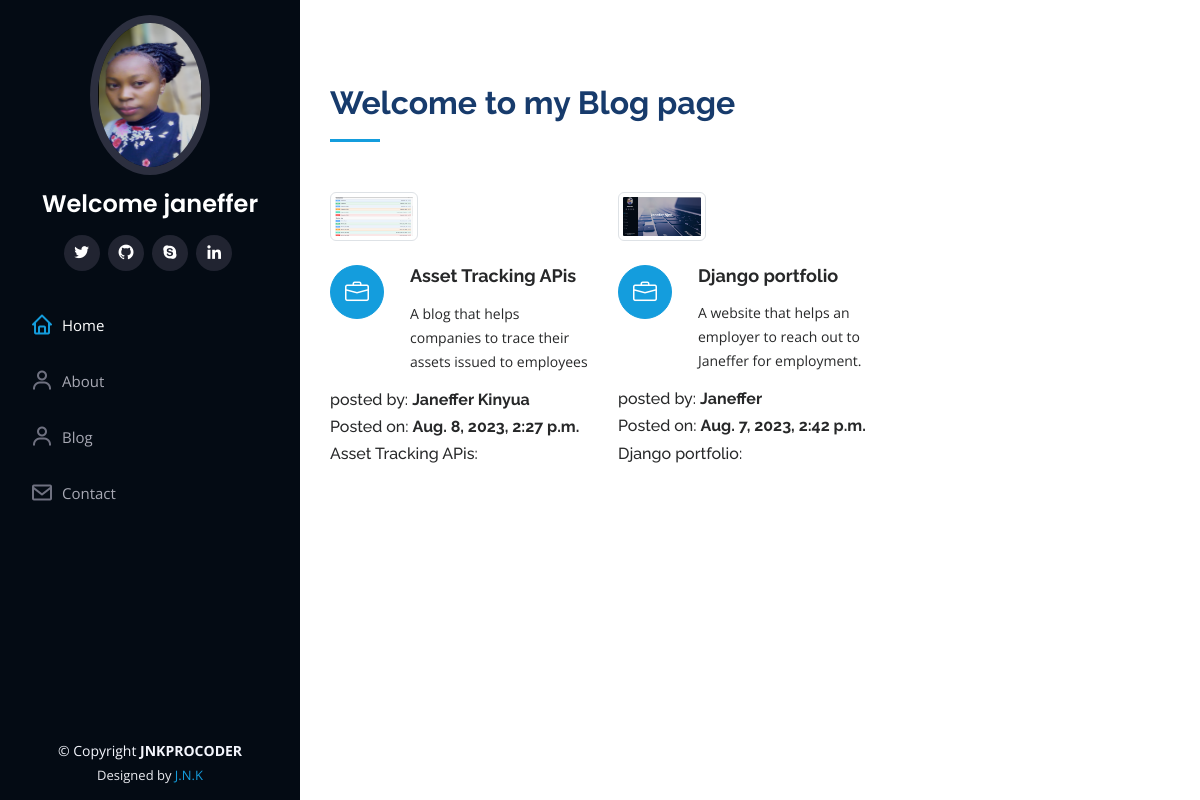
Screenshot of /blog/ (signed in) with the database file from the repository.
### portfolio/models.py (models this page shows, shortened)
class Blogs(models.Model):
   title=models.CharField(max_length=80)
   description=models.TextField()
   authname=models.CharField(max_length=15)
   img=models.ImageField(upload_to='blog', blank=True,null=True )
   timestamp=models.DateTimeField(auto_now_add=True)
   links=models.URLField(null=True, blank=True)

### portfolio/views.py (the view)
# urls.py: path('blog/', views.blog, name='blog'),
def blog(request):
    posts=Blogs.objects.all()
    context={'posts':posts}
    return render(request, 'blog.html', context)

### templates/blog.html (shortened to what this page needs)
{% extends 'basic.html' %}
{% load static%}
 {% block body %}
 <section id="services" class="services">
      <div class="container">
        <div class="section-title">
          <h2>Welcome to my Blog page</h2>
        </div>
        <div class="row">
{% for post in posts reversed%}
          <div class="col-lg-4 col-md-6 icon-box" >
            <div class="col-lg-4" >
            <img src="{{post.img.url}}" class="img-thumbnail" alt="" style="width: 800px;" >
          </div>
          <br>
            <div class="icon"><i class="bi bi-briefcase"></i></div>
            <h4 class="title">{{post.title}}</a></h4>
            <p class="description">{{post.description}}</p>
            <h6>posted by: <b>{{post.authname}}</b></h6>
            <h6>Posted on: <b>{{post.timestamp}}</b> </h6>
             <h6> {{post.title}}:<a href="{{post.links}}"></a></h6>
          </div>
{% endfor %}
        </div>
      </div>
    </section>
  {% endblock %}

### templates/basic.html (shortened to what this page needs)
 {% load static %}
<!DOCTYPE html>
<html lang="en">
<head>
  <link href="{% static 'assets/vendor/aos/aos.css' %}" rel="stylesheet">
  <link href="{% static 'assets/vendor/bootstrap/css/bootstrap.min.css' %}" rel="stylesheet">
  <link href="{% static 'assets/vendor/bootstrap-icons/bootstrap-icons.css' %}" rel="stylesheet">
  <link href="{% static 'assets/vendor/boxicons/css/boxicons.min.css' %}" rel="stylesheet">
  <link href="{% static 'assets/vendor/glightbox/css/glightbox.min.css' %}" rel="stylesheet">
  <link href="{% static 'assets/vendor/swiper/swiper-bundle.min.css' %}" rel="stylesheet">
  <link href="{% static 'assets/css/style.css'%}" rel="stylesheet">
</head>
<body>
  <header id="header">
    <div class="d-flex flex-column">
      <div class="profile">
        <img src="{% static 'assets/img/ark.png'%}" alt="" class="img-fluid rounded-circle" style="height:20vh;">
        <h1 class="text-light"><a href="index.html">Welcome {{user.username}}</a></h1>
        <div class="social-links mt-3 text-center">
          <a href="https://twitter.com/JanefferNjeri10" target="_blank" class="twitter"><i class="bx bxl-twitter"></i></a>
          <a href="https://github.com/janeffer945"  target="_blank" class="github"><i class="bx bxl-github"></i></a>
          <a href="https://join.skype.com/invite/DOqhhwtbAyhM" target="_blank" class="google-plus"><i class="bx bxl-skype"></i></a>
          <a href="https://www.linkedin.com/in/janeffer-njeri-bb4613232/" target="_blank"  class="linkedin"><i class="bx bxl-linkedin"></i></a>
        </div>
      </div>
      <nav id="navbar" class="nav-menu navbar">
        <ul>
          <li><a href="/" class="nav-link scrollto active"><i class="bx bx-home"></i> <span>Home</span></a></li>
          <li><a href="/about" class="nav-link scrollto"><i class="bx bx-user"></i> <span>About</span></a></li>
           <li><a href="/blog" class="nav-link scrollto"><i class="bx bx-user"></i> <span>Blog</span></a></li>
         <li><a href="/contact" class="nav-link scrollto"><i class="bx bx-envelope"></i> <span>Contact</span></a></li>
        </ul>
      </nav>
    </div>
  </header>
  <main id="main">
{% block body %}
{% endblock body %}
  </main>
  <footer id="footer">
    <div class="container">
      <div class="copyright">
        &copy; Copyright <strong><span>JNKPROCODER</span></strong>
      </div>
      <div class="credits">
        Designed by <a href="">J.N.K</a>
      </div>
    </div>
  </footer>
</body>
</html>

### static/assets/css/style.css (style rules this page uses)
body { font-family: "Open Sans", sans-serif; color: #272829; }
a { color: #149ddd; text-decoration: none; }
h1, h2, h3, h4, h5, h6 { font-family: "Raleway", sans-serif; }
#header { position: fixed; top: 0; left: 0; bottom: 0; width: 300px; transition: all ease-in-out 0.5s; z-index: 9997; transition: all 0.5s; padding: 0 15px; background: #040b14; overflow-y: auto; }
#header .profile img { margin: 15px auto; display: block; width: 120px; border: 8px solid #2c2f3f; }
#header .profile h1 { font-size: 24px; margin: 0; padding: 0; font-weight: 600; -moz-text-align-last: center; text-align-last: center; font-family: "Poppins", sans-serif; }
#header .profile h1 a, #header .profile h1 a:hover { color: #fff; text-decoration: none; }
#header .profile .social-links a { font-size: 18px; display: inline-block; background: #212431; color: #fff; line-height: 1; padding: 8px 0; margin-right: 4px; border-radius: 50%; text-align: center; width: 36px; height: 36px; transition: 0.3s; }
#main { margin-left: 300px; }
.container, .container-fluid { padding-left: 30px; padding-right: 30px; }
.nav-menu { padding: 30px 0 0 0; }
.nav-menu * { margin: 0; padding: 0; list-style: none; }
.nav-menu>ul>li { position: relative; white-space: nowrap; }
.nav-menu a, .nav-menu a:focus { display: flex; align-items: center; color: #a8a9b4; padding: 12px 15px; margin-bottom: 8px; transition: 0.3s; font-size: 15px; }
.nav-menu a i, .nav-menu a:focus i { font-size: 24px; padding-right: 8px; color: #6f7180; }
.nav-menu a:hover, .nav-menu .active, .nav-menu .active:focus, .nav-menu li:hover>a { text-decoration: none; color: #fff; }
.nav-menu a:hover i, .nav-menu .active i, .nav-menu .active:focus i, .nav-menu li:hover>a i { color: #149ddd; }
section { padding: 60px 0; overflow: hidden; }
.section-title { padding-bottom: 30px; }
.section-title h2 { font-size: 32px; font-weight: bold; margin-bottom: 20px; padding-bottom: 20px; position: relative; color: #173b6c; }
.section-title h2::after { content: ""; position: absolute; display: block; width: 50px; height: 3px; background: #149ddd; bottom: 0; left: 0; }
.services .icon-box { margin-bottom: 20px; }
.services .icon { float: left; display: flex; align-items: center; justify-content: center; width: 54px; height: 54px; background: #149ddd; border-radius: 50%; transition: 0.5s; border: 1px solid #149ddd; }
.services .icon i { color: #fff; font-size: 24px; line-height: 0; }
.services .title { margin-left: 80px; font-weight: 700; margin-bottom: 15px; font-size: 18px; }
.services .description { margin-left: 80px; line-height: 24px; font-size: 14px; }
#footer { padding: 15px; color: #f4f6fd; font-size: 14px; position: fixed; left: 0; bottom: 0; width: 300px; z-index: 9999; background: #040b14; }
#footer .copyright { text-align: center; }
#footer .credits { padding-top: 5px; text-align: center; font-size: 13px; color: #eaebf0; }

### rows the page displays
Blogs: img (picture), title "Asset Tracking APis", description "A blog that helps companies to trace their assets issued to employees", authname "Janeffer Kinyua", timestamp "Aug. 8, 2023, 2:27 p.m."
Blogs: img (picture), title "Django portfolio", description "A website that helps an employer to reach out to Janeffer for employment.", authname "Janeffer", timestamp "Aug. 7, 2023, 2:42 p.m."

### other values shown
{{ user.username }} "janeffer"
